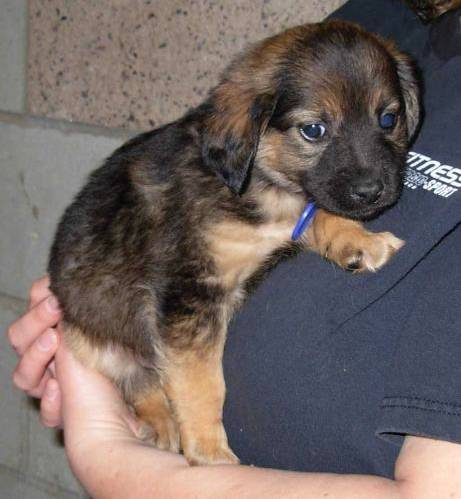
#> input picture image-classification-python-master/dataset/train/dogs/1.jpg, 461 x 499 px; its folder holds only this picture in this run
$ jupyter execute augmentasi.ipynb
#> lines starting #> are read from the running program, lines starting #| are printed output that depends on the picture
[cell 1]
# [63 lines of commented-out code are left out]

[cell 2]
import os
import cv2
import numpy as np
from matplotlib import pyplot as plt

def rotate_image(image, angle):
    height, width = image.shape[:2]
    rotation_matrix = cv2.getRotationMatrix2D((width / 2, height / 2), angle, 1)
    rotated_image = cv2.warpAffine(image, rotation_matrix, (width, height))
    return rotated_image

def zoom_image(image, scale):
    height, width = image.shape[:2]
    zoom_matrix = np.array([[scale, 0, (1 - scale) * width / 2],
                           [0, scale, (1 - scale) * height / 2]])
    zoomed_image = cv2.warpAffine(image, zoom_matrix, (width, height))
    return zoomed_image

def crop_image(image, crop_size):
    height, width = image.shape[:2]
    start_row = int((height - crop_size) / 2)
    start_col = int((width - crop_size) / 2)
    cropped_image = image[start_row:start_row + crop_size, start_col:start_col + crop_size]
    return cropped_image

def augment_images_in_folder(input_folder, output_folder, angle_list, scale, crop_size):
#> called with input_folder = 'dataset/train/dogs/', output_folder = 'dataset/augmentasi/dogs/', scale = 1.2, crop_size = 200
    if not os.path.exists(output_folder):
        os.makedirs(output_folder)

    for filename in os.listdir(input_folder):
        if filename.endswith(".jpg"):
            input_path = os.path.join(input_folder, filename)
            output_path_prefix = os.path.join(output_folder, os.path.splitext(filename)[0])

            original_image = cv2.imread(input_path)
#> original_image is the input picture: shape (499, 461, 3); mean B, G, R 98.1, 100.9, 112.4

            # Rotasi gambar
            for angle in angle_list:
                rotated_image = rotate_image(original_image, angle)
                cv2.imwrite(f"{output_path_prefix}_rotated_{angle}.jpg", rotated_image)
#> this loop made 3 passes
#> pass 1, in rotate_image, `rotated_image = cv2.warpAffine(image, rotation_matrix, (width, height))`:
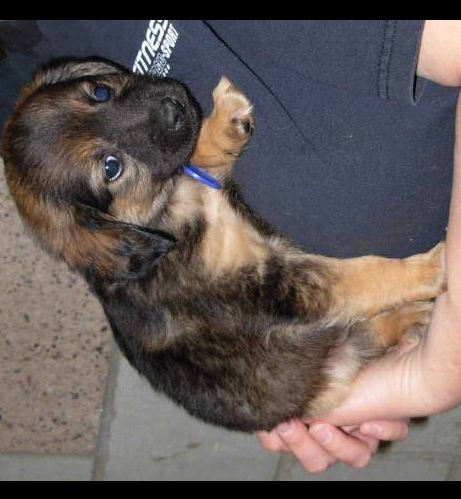
#> rotated_image: shape (499, 461, 3); mean B, G, R 88.5, 90.5, 100.3
#> pass 2, in rotate_image (call 2), `rotated_image = cv2.warpAffine(image, rotation_matrix, (width, height))`:
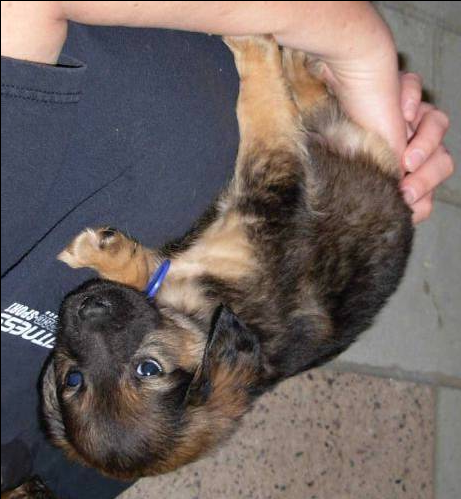
#> rotated_image: shape (499, 461, 3); mean B, G, R 97.6, 100.4, 111.9
#> pass 3, in rotate_image (call 3), `rotated_image = cv2.warpAffine(image, rotation_matrix, (width, height))`:
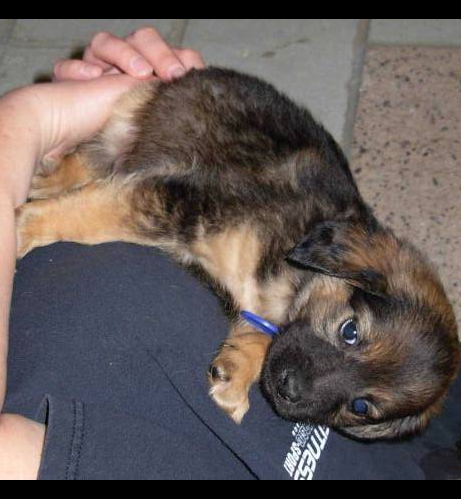
#> rotated_image: shape (499, 461, 3); mean B, G, R 88.6, 90.6, 100.4

            # Zoom gambar
            zoomed_image = zoom_image(original_image, scale)
#> in zoom_image, `zoomed_image = cv2.warpAffine(image, zoom_matrix, (width, height))`:
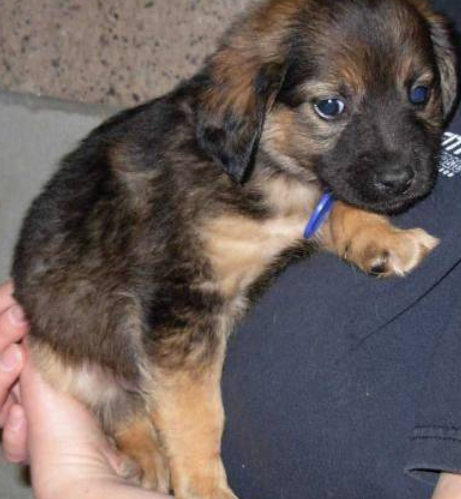
#> zoomed_image: shape (499, 461, 3); mean B, G, R 90.8, 93.8, 105.3
            cv2.imwrite(f"{output_path_prefix}_zoomed.jpg", zoomed_image)

            # Cropping gambar
            cropped_image = crop_image(original_image, crop_size)
#> in crop_image, `cropped_image = image[start_row:start_row + crop_size, start_col:start..`:
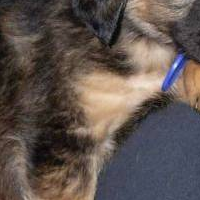
#> cropped_image: shape (200, 200, 3); mean B, G, R 78.9, 83.4, 94.2
            cv2.imwrite(f"{output_path_prefix}_cropped.jpg", cropped_image)

# Path folder input dan output
input_path = "dataset/train/dogs/"
output_path = "dataset/augmentasi/dogs/"
# input_path = "dataset/train/cats/"
# output_path = "dataset/augmentasi/cats/"

# Sudut rotasi, faktor zoom, dan ukuran cropping
angle_list = [90, 180, 270]
scale = 1.2
crop_size = 200

# Melakukan augmentasi pada gambar-gambar dalam folder
augment_images_in_folder(input_path, output_path, angle_list, scale, crop_size)

$ run again, on image-classification-python-master/dataset/train/dogs/1692.jpg
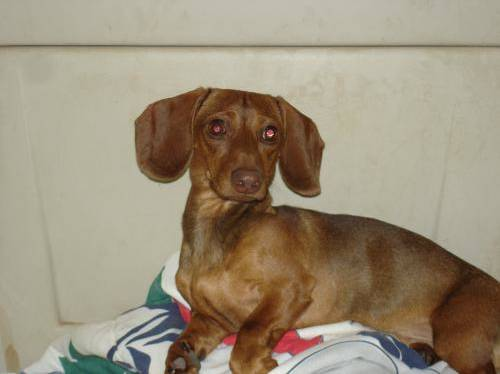
#> input picture image-classification-python-master/dataset/train/dogs/1692.jpg, 500 x 374 px
#> in augment_images_in_folder, original_image is the input picture: shape (374, 500, 3); mean B, G, R 120.9, 142.1, 154.4
#> the loop in augment_images_in_folder, `for angle in angle_list:` made 3 passes
#> pass 1, in rotate_image, `rotated_image = cv2.warpAffine(image, rotation_matrix, (width, height))`:
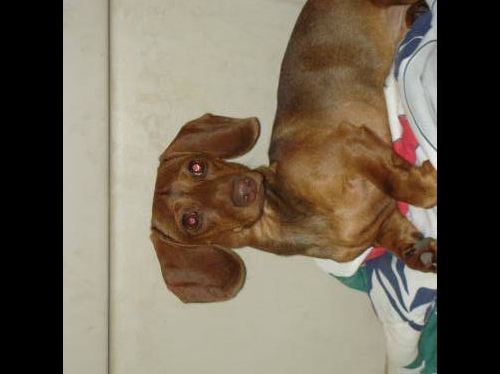
#> rotated_image: shape (374, 500, 3); mean B, G, R 87.4, 103.6, 114
#> in crop_image, `cropped_image = image[start_row:start_row + crop_size, start_col:start..`:
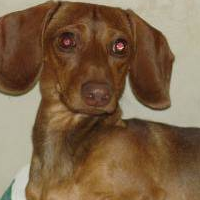
#> cropped_image: shape (200, 200, 3); mean B, G, R 71.7, 99.4, 125.7

$ run again, on image-classification-python-master/dataset/train/dogs/1871.jpg
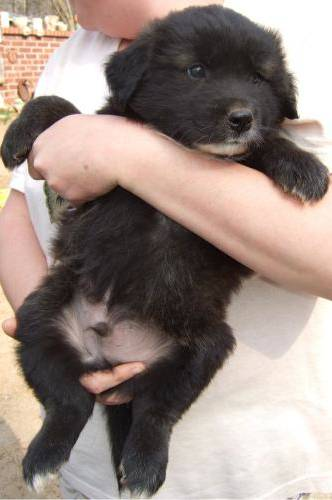
#> input picture image-classification-python-master/dataset/train/dogs/1871.jpg, 332 x 500 px
#> in augment_images_in_folder, original_image is the input picture: shape (500, 332, 3); mean B, G, R 129.2, 136.3, 151.4
#> in zoom_image, `zoomed_image = cv2.warpAffine(image, zoom_matrix, (width, height))`:
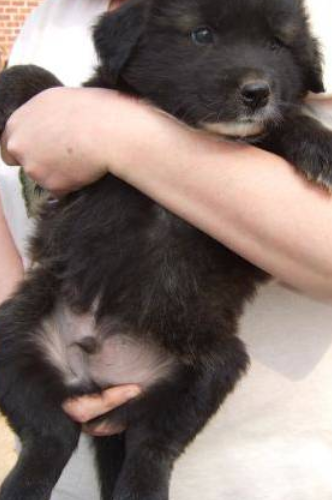
#> zoomed_image: shape (500, 332, 3); mean B, G, R 110.8, 116.6, 131.6
#> in crop_image, `cropped_image = image[start_row:start_row + crop_size, start_col:start..`:
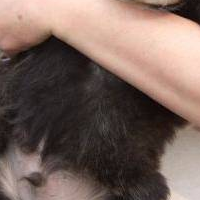
#> cropped_image: shape (200, 200, 3); mean B, G, R 92.6, 100.4, 120.5

$ run again, on image-classification-python-master/dataset/train/dogs/2480.jpg
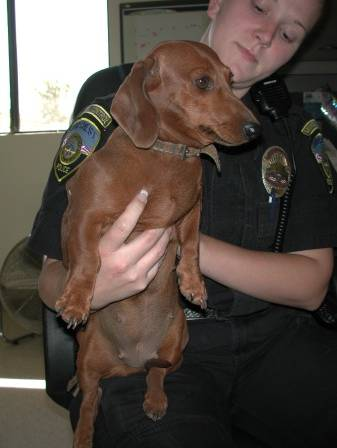
#> input picture image-classification-python-master/dataset/train/dogs/2480.jpg, 337 x 448 px
#> in augment_images_in_folder, original_image is the input picture: shape (448, 337, 3); mean B, G, R 67.7, 75.7, 87.1
#> the loop in augment_images_in_folder, `for angle in angle_list:` made 3 passes
#> pass 1, in rotate_image, `rotated_image = cv2.warpAffine(image, rotation_matrix, (width, height))`:
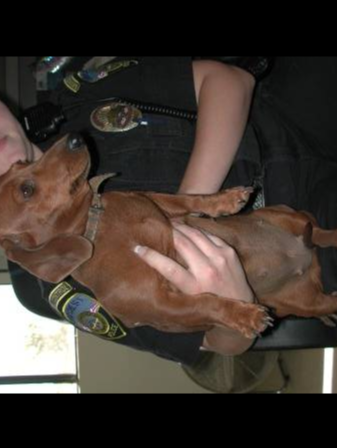
#> rotated_image: shape (448, 337, 3); mean B, G, R 48.2, 55.1, 64.9
#> in crop_image, `cropped_image = image[start_row:start_row + crop_size, start_col:start..`:
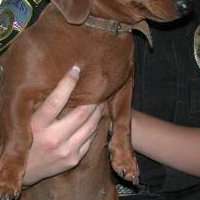
#> cropped_image: shape (200, 200, 3); mean B, G, R 65.6, 77.1, 100.4
